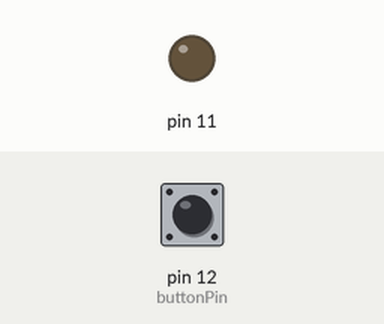
Simulated run of this sketch. Board: Arduino Uno, built with avr-gcc and run on an emulated ATmega328P. Parts: output pins drawn as LEDs (lit = HIGH). Inputs (shaded band) come from the test bench; at power-on: pin 12 (buttonPin) LOW.

Above: at 1.2 s.
1.3 s: pin 12 (buttonPin) pulled HIGH for 1 s
At 2.05 s:
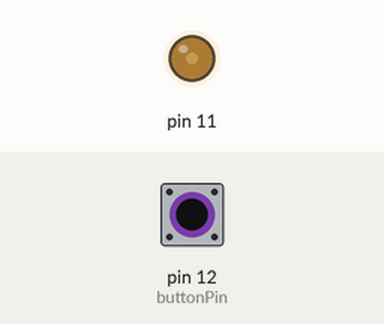
3.8 s: pin 12 (buttonPin) pulled HIGH for 3.2 s
At 4.25 s:
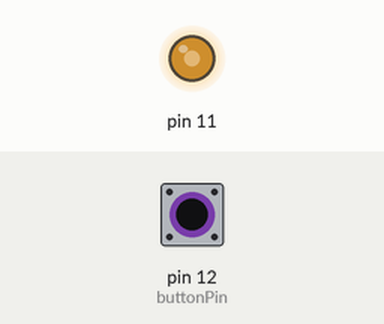
At 5.15 s:
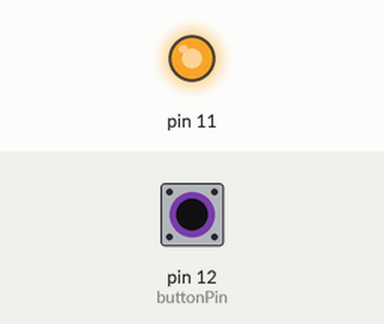
8.5 s: pin 12 (buttonPin) pulled HIGH for 0.15 s
Timing chart, 0 to 11.5 s (numbered marks = the images above; inputs shaded):
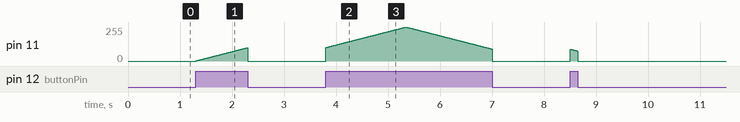

Measured:
- after the input at 1.3 s, pin 11: rises from 0/255 to 100/255 in 0.99 s, then falls to 0/255 in 0.01 s
- after the input at 3.8 s, pin 11: rises from 0/255 to 255/255 in 1.5 s, then falls to 0/255 in 1.7 s

The sketch:

1.08.1_Turn_Down_for_What.ino
```cpp
// Unit 1 Digital Sandbox
// Tutorial 1.08 If/Else & digitalRead

// Create a program where your choice of LED fades up or down for as long as the button is pressed.
// The light can start at any brightness, and the fade should stop when the button is released.

int buttonPin = 12;
int testLED = 13;
int fade = 0;
int number;

void setup()
{
  pinMode(buttonPin, INPUT);
  pinMode(11, OUTPUT);
}

void loop()
{
  if (digitalRead(buttonPin) == HIGH)
  {
    if (fade == 0) {
      number = 1;
    }

    if (fade == 255) {
      number = -1;
    }

    fade = fade + number;
    analogWrite(11, fade);
    delay(10);
  }

  else
  {
    analogWrite(11,LOW);
  }
}
```
